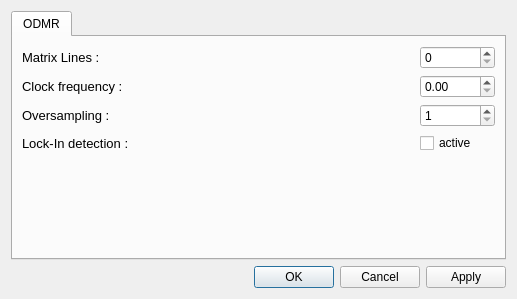
<?xml version="1.0" encoding="UTF-8"?>
<ui version="4.0">
 <class>SettingsDialog</class>
 <widget class="QDialog" name="SettingsDialog">
  <property name="geometry">
   <rect>
    <x>0</x>
    <y>0</y>
    <width>517</width>
    <height>299</height>
   </rect>
  </property>
  <property name="windowTitle">
   <string>qudi: cwODMR - Settings</string>
  </property>
  <layout class="QGridLayout" name="gridLayout_2">
   <item row="1" column="0">
    <widget class="QDialogButtonBox" name="buttonBox">
     <property name="orientation">
      <enum>Qt::Horizontal</enum>
     </property>
     <property name="standardButtons">
      <set>QDialogButtonBox::Apply|QDialogButtonBox::Cancel|QDialogButtonBox::Ok</set>
     </property>
    </widget>
   </item>
   <item row="0" column="0">
    <widget class="QTabWidget" name="tabWidget">
     <widget class="QWidget" name="odmrtab">
      <attribute name="title">
       <string>ODMR</string>
      </attribute>
      <layout class="QGridLayout" name="gridLayout">
       <item row="1" column="0">
        <widget class="QLabel" name="label_2">
         <property name="font">
          <font>
           <pointsize>10</pointsize>
          </font>
         </property>
         <property name="toolTip">
          <string>That is the inverse time how long the scanner stays at the desired frequency and counts.</string>
         </property>
         <property name="text">
          <string>Clock frequency :</string>
         </property>
        </widget>
       </item>
       <item row="4" column="0">
        <spacer name="verticalSpacer">
         <property name="orientation">
          <enum>Qt::Vertical</enum>
         </property>
         <property name="sizeHint" stdset="0">
          <size>
           <width>20</width>
           <height>40</height>
          </size>
         </property>
        </spacer>
       </item>
       <item row="1" column="1">
        <widget class="QDoubleSpinBox" name="clock_frequency_DoubleSpinBox">
         <property name="sizePolicy">
          <sizepolicy hsizetype="Expanding" vsizetype="Fixed">
           <horstretch>0</horstretch>
           <verstretch>0</verstretch>
          </sizepolicy>
         </property>
         <property name="maximumSize">
          <size>
           <width>75</width>
           <height>16777215</height>
          </size>
         </property>
         <property name="maximum">
          <double>100000.000000000000000</double>
         </property>
        </widget>
       </item>
       <item row="0" column="0">
        <widget class="QLabel" name="label">
         <property name="font">
          <font>
           <pointsize>10</pointsize>
          </font>
         </property>
         <property name="toolTip">
          <string>This is the number of lines plotted in the Matrix Plot (lower plot).</string>
         </property>
         <property name="text">
          <string>Matrix Lines :</string>
         </property>
        </widget>
       </item>
       <item row="0" column="1">
        <widget class="QSpinBox" name="matrix_lines_SpinBox">
         <property name="sizePolicy">
          <sizepolicy hsizetype="Expanding" vsizetype="Fixed">
           <horstretch>0</horstretch>
           <verstretch>0</verstretch>
          </sizepolicy>
         </property>
         <property name="maximumSize">
          <size>
           <width>75</width>
           <height>16777215</height>
          </size>
         </property>
         <property name="maximum">
          <number>100000</number>
         </property>
        </widget>
       </item>
       <item row="2" column="1">
        <widget class="QSpinBox" name="oversampling_SpinBox">
         <property name="sizePolicy">
          <sizepolicy hsizetype="Expanding" vsizetype="Fixed">
           <horstretch>0</horstretch>
           <verstretch>0</verstretch>
          </sizepolicy>
         </property>
         <property name="maximumSize">
          <size>
           <width>75</width>
           <height>16777215</height>
          </size>
         </property>
         <property name="minimum">
          <number>1</number>
         </property>
         <property name="maximum">
          <number>100000</number>
         </property>
        </widget>
       </item>
       <item row="2" column="0">
        <widget class="QLabel" name="label_3">
         <property name="font">
          <font>
           <pointsize>10</pointsize>
          </font>
         </property>
         <property name="toolTip">
          <string>That is the inverse time how long the scanner stays at the desired frequency and counts.</string>
         </property>
         <property name="text">
          <string>Oversampling :</string>
         </property>
        </widget>
       </item>
       <item row="3" column="0">
        <widget class="QLabel" name="label_4">
         <property name="font">
          <font>
           <pointsize>10</pointsize>
          </font>
         </property>
         <property name="toolTip">
          <string>That is the inverse time how long the scanner stays at the desired frequency and counts.</string>
         </property>
         <property name="text">
          <string>Lock-In detection :</string>
         </property>
        </widget>
       </item>
       <item row="3" column="1">
        <widget class="QCheckBox" name="lock_in_CheckBox">
         <property name="text">
          <string>active</string>
         </property>
        </widget>
       </item>
      </layout>
     </widget>
    </widget>
   </item>
  </layout>
 </widget>
 <resources/>
 <connections>
  <connection>
   <sender>buttonBox</sender>
   <signal>accepted()</signal>
   <receiver>SettingsDialog</receiver>
   <slot>accept()</slot>
   <hints>
    <hint type="sourcelabel">
     <x>248</x>
     <y>254</y>
    </hint>
    <hint type="destinationlabel">
     <x>157</x>
     <y>274</y>
    </hint>
   </hints>
  </connection>
  <connection>
   <sender>buttonBox</sender>
   <signal>rejected()</signal>
   <receiver>SettingsDialog</receiver>
   <slot>reject()</slot>
   <hints>
    <hint type="sourcelabel">
     <x>316</x>
     <y>260</y>
    </hint>
    <hint type="destinationlabel">
     <x>286</x>
     <y>274</y>
    </hint>
   </hints>
  </connection>
 </connections>
</ui>
